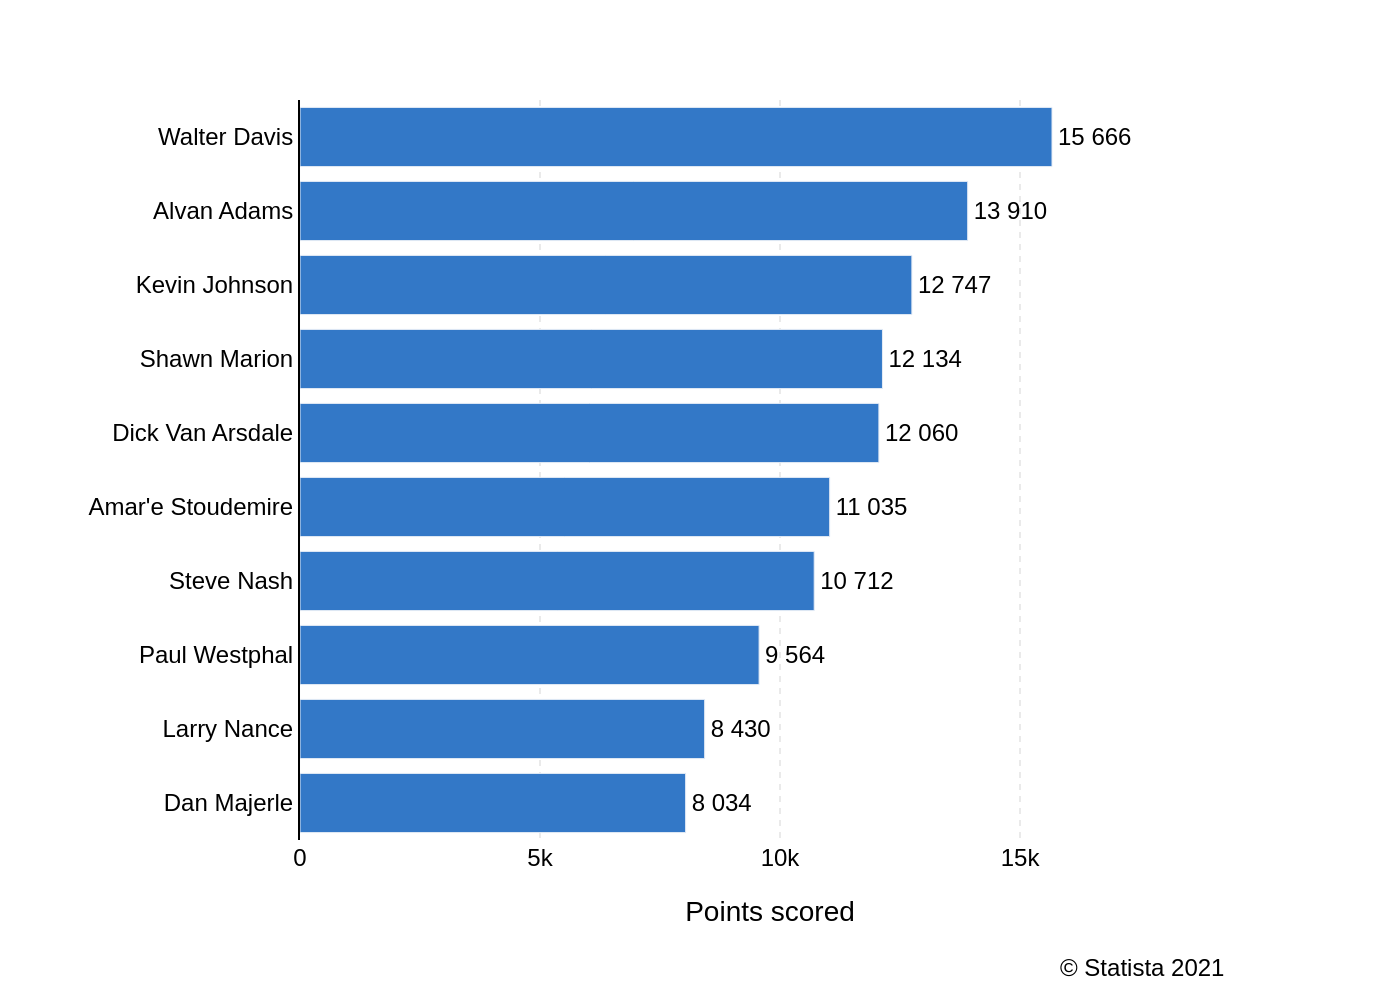

The Python source for this figure:
import sys
import json
import os
import plotly.graph_objects as go

if len(sys.argv) != 2:
    print("Usage: python create_chart.py <path_to_json_file>")
    sys.exit(1)

json_path = sys.argv[1]

try:
    with open(json_path, 'r', encoding='utf-8') as f:
        config = json.load(f)
except FileNotFoundError:
    print(f"Error: JSON file not found at {json_path}")
    sys.exit(1)
except json.JSONDecodeError:
    print(f"Error: Could not decode JSON from {json_path}")
    sys.exit(1)

chart_data = config.get('chart_data', [])
texts = config.get('texts', {})
colors = config.get('colors', [])

categories = [item['category'] for item in chart_data]
values = [item['value'] for item in chart_data]

# Format text labels to match the image (space as thousands separator)
formatted_text = [f"{v:,}".replace(",", " ") for v in values]

fig = go.Figure()

fig.add_trace(go.Bar(
    y=categories,
    x=values,
    orientation='h',
    marker_color=colors[0] if colors else '#3378C7',
    text=formatted_text,
    textposition='outside',
    hoverinfo='none',
    cliponaxis=False
))

fig.update_layout(
    title_text=texts.get('title'),
    xaxis_title_text=texts.get('x_axis_title'),
    yaxis_title_text=texts.get('y_axis_title'),
    font=dict(
        family="Arial",
        size=12,
        color="black"
    ),
    plot_bgcolor='white',
    paper_bgcolor='white',
    showlegend=False,
    margin=dict(l=150, r=80, t=50, b=80),
    yaxis=dict(
        autorange='reversed',
        showgrid=False,
        zeroline=False,
        showline=True,
        linecolor='black',
        linewidth=1
    ),
    xaxis=dict(
        showgrid=True,
        gridcolor='#EAEAEA',
        gridwidth=1,
        griddash='dot',
        zeroline=False,
        showline=False,
        range=[0, max(values) * 1.25]
    )
)

if texts.get('source'):
    fig.add_annotation(
        text=texts['source'],
        xref="paper", yref="paper",
        x=0.99, y=-0.15,
        showarrow=False,
        xanchor='right',
        yanchor='top',
        align='right',
        font=dict(size=12)
    )

base_filename = os.path.splitext(os.path.basename(json_path))[0]
output_filename = f"{base_filename}.png"
fig.write_image(output_filename, scale=2)

print(f"Chart saved to {output_filename}")
